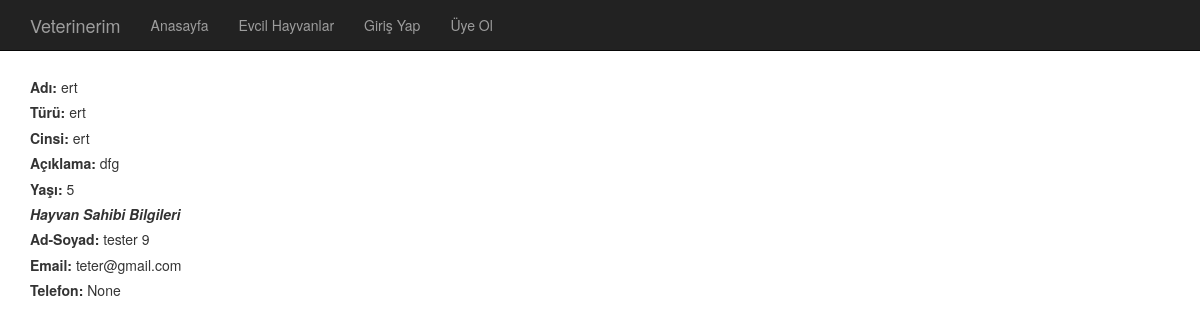
The page /pet/9/ on the database its author committed.
### pet/models.py (models this page shows, shortened)
class Pet(models.Model):
    user = models.ForeignKey('auth.User', verbose_name='Hayvan Sahibi', related_name='pets')
    type = models.CharField(max_length=120, verbose_name="Tür")
    breed = models.CharField(max_length=120, verbose_name="Cins")
    name = models.CharField(max_length=60, verbose_name="Ad")
    age = models.PositiveIntegerField(verbose_name="Yaş")
    description = models.TextField(verbose_name="Açıklama")
    image = models.ImageField(null=True, blank=True)
    class Meta:
        ordering = ['-id']

### petowner/models.py (models this page shows, shortened)
class Profile(models.Model):
    user = models.OneToOneField(User, null=True, on_delete=models.CASCADE)
    phone = models.CharField(max_length=13, null=True, blank=True)
    class Meta:
        ordering = ['-id']

### pet/views.py (the view)
# urls.py: url(r'^(?P<id>\d+)/$', pet_detail, name='detail'),  #create dynamic url with id parameter
def pet_detail(request, id):
    pet = get_object_or_404(Pet, id=id)
    petowner_phone = get_object_or_404(Profile, id=id)
    context = {
        'pet': pet,
        'petowner_phone': petowner_phone
    }
    return render(request, 'pet/detail.html', context)

### templates/pet/detail.html (shortened to what this page needs)
{% extends 'base.html' %}
{% block body %}
<div class="container">
        <div class="row">
            <div class="col-md-6 col-md-offset-3>
                <div class="thumbnail">
                    <div class="caption">
                        <p>
                        <h5><b>Adı:</b> {{pet.name}} </h5>
                        <h5><b>Türü:</b>  {{pet.type}} </h5>
                        <h5> <b>Cinsi: </b> {{pet.breed}} </h5>
                        <h5> <b>Açıklama: </b> {{ pet.description}}</h5>
                        <h5> <b>Yaşı: </b> {{pet.age}} </h5>
                        </p>
                        <p>
                        <h5> <b><i>Hayvan Sahibi Bilgileri </b></i> </h5>
                        <h5> <b>Ad-Soyad:</b>  {{pet.user.get_full_name }}</h5>
                        <h5> <b>Email:</b>  {{pet.user.email }}</h5>
                        <h5> <b>Telefon:</b>  {{petowner_phone.phone}}</h5>
                         </p>
                    </div>
                </div>
            </div>
        </div>
{% endblock %}

### static/css/style.css (style rules this page uses)
body { padding-top: 70px; }

### rows shown on the page
Pet: name "ert", type "ert", breed "ert", description "dfg", age "5", user.get_full_name "tester 9", user.email "teter@gmail.com"
Profile: phone "None"
